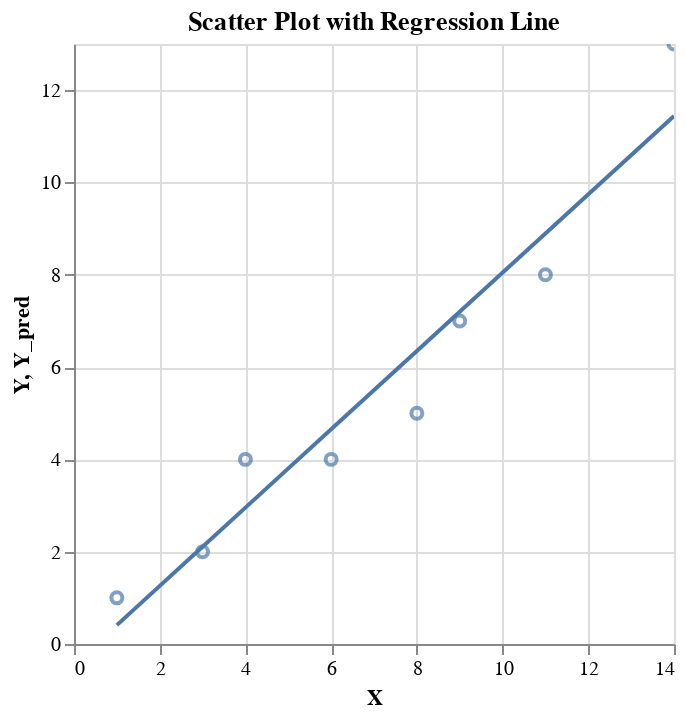

Notebook code for this chart:
### Markdown cell above
Draw a dispersion diagram (scatter plot) for the data, and fit a regression line.

### Code cell
import altair as alt
import pandas as pd
import statsmodels.formula.api as sm


model = sm.ols('Y ~ X', data=df).fit() #Linear regression model
df['Y_pred'] = model.predict(df['X']) #regression line

#scatter
scatter_plot = alt.Chart(df).mark_point().encode(
    x='X',
    y='Y',
    tooltip=['X', 'Y']
).properties(
    title='Scatter Plot with Regression Line'
)
#Line chart for the regression line
line_chart = alt.Chart(df).mark_line().encode(
    x='X',
    y='Y_pred'
)
#combine
chart = scatter_plot + line_chart
chart = chart.interactive()

display(chart)
print(model.summary())

### Figure 1 — Vega-Lite specification as saved in the notebook (floating-point values rounded to 4 significant figures)
{"config": {"view": {"continuousWidth": 300, "continuousHeight": 300}}, "layer": [{"mark": {"type": "point"}, "encoding": {"tooltip": [{"field": "X", "type": "quantitative"}, {"field": "Y", "type": "quantitative"}], "x": {"field": "X", "type": "quantitative"}, "y": {"field": "Y", "type": "quantitative"}}, "name": "view_3", "title": "Scatter Plot with Regression Line"}, {"mark": {"type": "line"}, "encoding": {"x": {"field": "X", "type": "quantitative"}, "y": {"field": "Y_pred", "type": "quantitative"}}}], "data": {"name": "data-2847b18f7b55ebc31655770c6a97c751"}, "params": [{"name": "param_6", "select": {"type": "interval", "encodings": ["x", "y"]}, "bind": "scales", "views": ["view_3"]}], "$schema": "https://vega.github.io/schema/vega-lite/v5.8.0.json", "datasets": {"data-2847b18f7b55ebc31655770c6a97c751": [{"X": 1, "Y": 1, "Y_pred": 0.4091}, {"X": 3, "Y": 2, "Y_pred": 2.106}, {"X": 4, "Y": 4, "Y_pred": 2.955}, {"X": 6, "Y": 4, "Y_pred": 4.652}, {"X": 8, "Y": 5, "Y_pred": 6.348}, {"X": 9, "Y": 7, "Y_pred": 7.197}, {"X": 11, "Y": 8, "Y_pred": 8.894}, {"X": 14, "Y": 13, "Y_pred": 11.44}]}}
